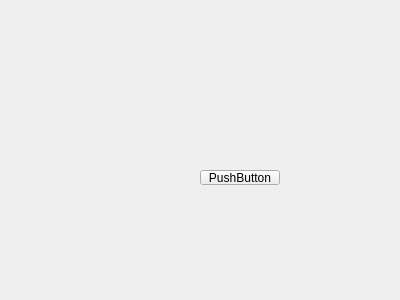
<?xml version="1.0" encoding="UTF-8"?>
<ui version="4.0">
 <class>Camera</class>
 <widget class="QWidget" name="Camera">
  <property name="geometry">
   <rect>
    <x>0</x>
    <y>0</y>
    <width>400</width>
    <height>300</height>
   </rect>
  </property>
  <property name="windowTitle">
   <string>Form</string>
  </property>
  <widget class="QPushButton" name="pushButton">
   <property name="geometry">
    <rect>
     <x>200</x>
     <y>170</y>
     <width>80</width>
     <height>15</height>
    </rect>
   </property>
   <property name="text">
    <string>PushButton</string>
   </property>
  </widget>
 </widget>
 <resources/>
 <connections/>
</ui>
